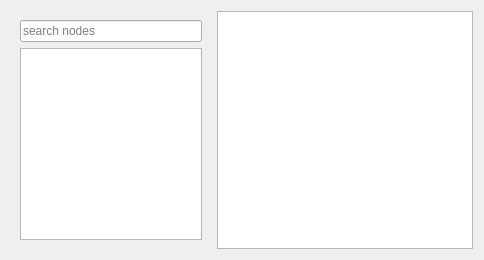
         <widget class="QWidget" name="pageDetails">
          <layout class="QHBoxLayout" name="horizontalLayout_8">
           <item>
            <widget class="CDPBaseContainer" name="container">
             <property name="minimumSize">
              <size>
               <width>150</width>
               <height>0</height>
              </size>
             </property>
             <property name="maximumSize">
              <size>
               <width>200</width>
               <height>16777215</height>
              </size>
             </property>
             <layout class="QVBoxLayout" name="verticalLayout_2">
              <item>
               <widget class="CDPBaseLineEdit" name="searchNodes">
                <property name="placeholderText">
                 <string>search nodes</string>
                </property>
                <property name="svgFile">
                 <string notr="true">:/themes/openbridge5_day/backgrounds/bgLineEdit.svg</string>
                </property>
                <property name="pushRoutables" stdset="0">
                 <stringlist notr="true">
                  <string>cdpRouting</string>
                 </stringlist>
                </property>
               </widget>
              </item>
              <item>
               <widget class="NodeList" name="nodeList">
                <property name="cdpTargetRouting">
                 <string>VWController</string>
                </property>
               </widget>
              </item>
             </layout>
            </widget>
           </item>
           <item>
            <widget class="NodeTree" name="nodeTree">
             <property name="cdpTargetRouting">
              <string>VWController</string>
             </property>
            </widget>
           </item>
          </layout>
         </widget>
